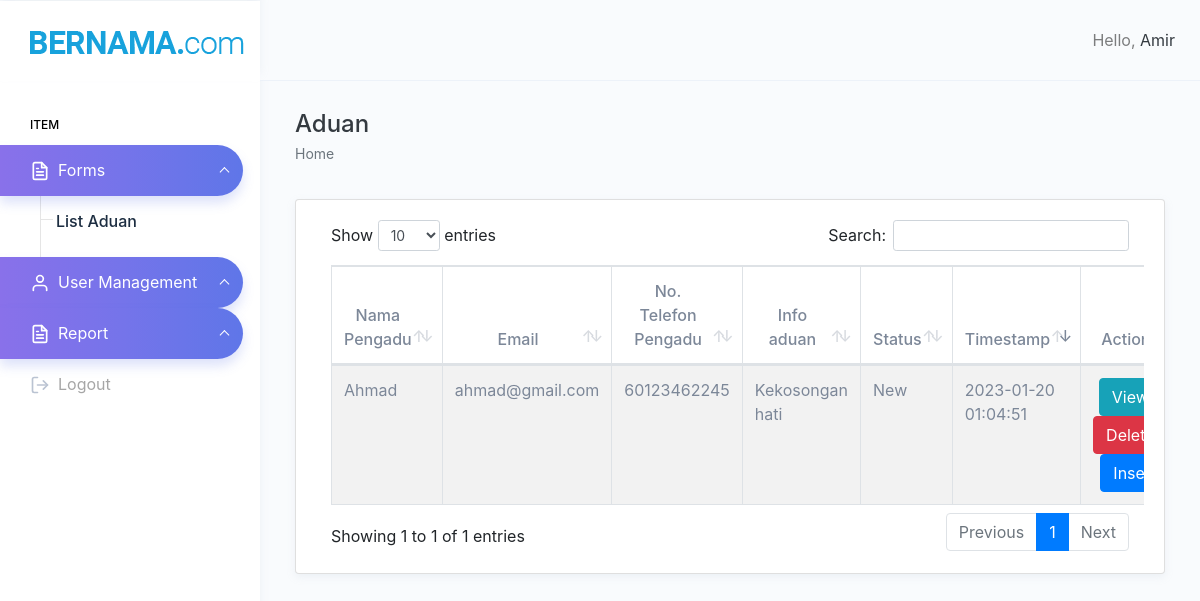
The page /display_data.php (signed in) on the database its author committed.
### tables this page shows
CREATE TABLE `aduan_tb` (
  `Aduan_ID` int(50) NOT NULL,
  `Service_ID` varchar(255) DEFAULT NULL,
  `Status_Desc` varchar(255) DEFAULT NULL,
  `Nama_Pengadu` varchar(100) NOT NULL,
  `No_Tel` varchar(50) NOT NULL,
  `Email` varchar(100) NOT NULL,
  `langkah` varchar(255) DEFAULT NULL,
  `Aduan_Info` varchar(1000) NOT NULL,
  `complaint_cond` varchar(50) DEFAULT NULL,
  `Timestamp_New` timestamp NULL DEFAULT current_timestamp() ON UPDATE current_timestamp(),
  `Timestamp_Pending` datetime DEFAULT NULL,
  `Timestamp_In_Progress` datetime DEFAULT NULL,
  `Timestamp_Closed` datetime DEFAULT NULL,
  `Timestamp_Amend` datetime DEFAULT NULL
);

### auth.php (called while the page is built, shortened)
<?php
    $arr_permissions = [];
    $arr_services = [];
?>

### middleware.php (called while the page is built, shortened)
<?php
    include 'auth.php';
    function hasPermission ($val) {
        global $arr_permissions;
        if (in_array($val, $arr_permissions)) {
            return 'TRUE';
        } else {
            return 'FALSE';
        }
    }
    function hasServices ($val) {
        global $arr_services;
        if (in_array($val, $arr_services)) {
            return 'TRUE';
        } else {
            return 'FALSE';
        }
    }
?>

### display_data.php (the view, shortened to what this page needs)
<!DOCTYPE html>
<html dir="ltr" lang="en">
<?php
include_once('middleware.php');
$connection = new mysqli("localhost", "root", "", "aduan");
$query = "SELECT aduan_tb.Aduan_ID, aduan_tb.Service_ID, aduan_tb.Nama_Pengadu, aduan_tb.Email, aduan_tb.No_Tel, aduan_tb.Status_Desc, aduan_tb.Aduan_Info, aduan_tb.Timestamp_New, service.Service_ID, service.Description
FROM aduan_tb INNER JOIN
service ON service.Service_ID = aduan_tb.Service_ID";
$result = mysqli_query($connection, $query);
?>
<head>
    <link href="assets/extra-libs/datatables.net-bs4/css/dataTables.bootstrap4.css" rel="stylesheet">
    <link href="dist/css/style.min.css" rel="stylesheet">
    <link rel="stylesheet" href="https://cdn.jsdelivr.net/npm/bootstrap@4.0.0/dist/css/bootstrap.min.css"
>
</head>
<body>
    <?php
    include_once('header.php');
    ?>
    <div class="page-wrapper">
        <div class="page-breadcrumb">
            <div class="row">
                <div class="col-7 align-self-center">
                    <h4 class="page-title text-truncate text-dark font-weight-medium mb-1">Aduan</h4>
                    <div class="d-flex align-items-center">
                        <nav aria-label="breadcrumb">
                            <ol class="breadcrumb m-0 p-0">
                                <li class="breadcrumb-item"><a href="display_data.php" class="text-muted">Home</a></li>
                            </ol>
                        </nav>
                    </div>
                </div>
            </div>
        </div>
        <div class="container-fluid">
            <div class="row">
                <div class="col-12">
                    <div class="card">
                        <div class="card-body">
                            <div class="table-responsive">
                                <table id="example" class="table table-striped table-bordered" cellspacing="0"
                                    width="100%">
                                    <thead>
                                        <tr style="text-align:center">
                                            <th>Nama Pengadu</th>
                                            <th>Email</th>
                                            <th>No. Telefon Pengadu</th>
                                            <th>Info aduan</th>
                                            <th>Status</th>
                                            <th>Timestamp</th>
                                            <th>Action</th>
                                        </tr>
                                    </thead>
                                    <tbody>
                                        <?php
                                        while ($row = mysqli_fetch_assoc($result)) {
                                            if (hasServices($row['Service_ID']) === 'TRUE') {
                                                echo "<tr>";
                                                echo "<td>" . $row['Nama_Pengadu'] . "</td>";
                                                echo "<td>" . $row['Email'] . "</td>";
                                                echo "<td>" . $row['No_Tel'] . "</td>";
                                                echo "<td>" . $row['Aduan_Info'] . "</td>";
                                                echo "<td>" . $row['Status_Desc'] . "</td>";
                                                echo "<td>" . $row['Timestamp_New'] . "</td>";
                                                echo "<td><center>
                                                    <a class='btn btn-info' onclick='modDisp(" . $row['Aduan_ID'] . ");' style='color:white'>View</a>&nbsp;&nbsp;";
                                                if (hasPermission('Delete') === 'TRUE') {
                                                    echo "<a class='btn btn-danger' href='display_data.php?del=" . $row['Aduan_ID'] . "'>Delete</a>&nbsp;&nbsp;";
                                                }
                                                echo "<a class='btn btn-primary' href='form.php?id=" . $row['Aduan_ID'] . "'>Insert</a></center></td>";
                                                echo "</tr>";
                                            }
                                        }
                                        ?>
                                    </tbody>
                                </table>
                            </div>
                        </div>
                    </div>
                </div>
            </div>
        </div>
    </div>
    </div>
</body>
</html>

### rows shown on the page
aduan_tb: Nama_Pengadu "Ahmad", Email "ahmad@gmail.com", No_Tel "60123462245", Aduan_Info "Kekosongan hati", Status_Desc "New", Timestamp_New "2023-01-20 01:04:51"

### other values the page prints
$_SESSION['sessionname'] "Amir"
